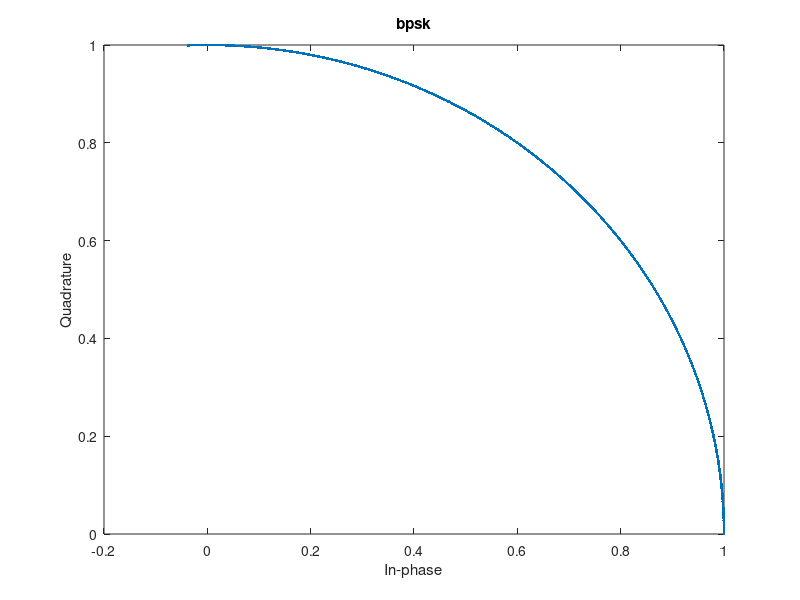
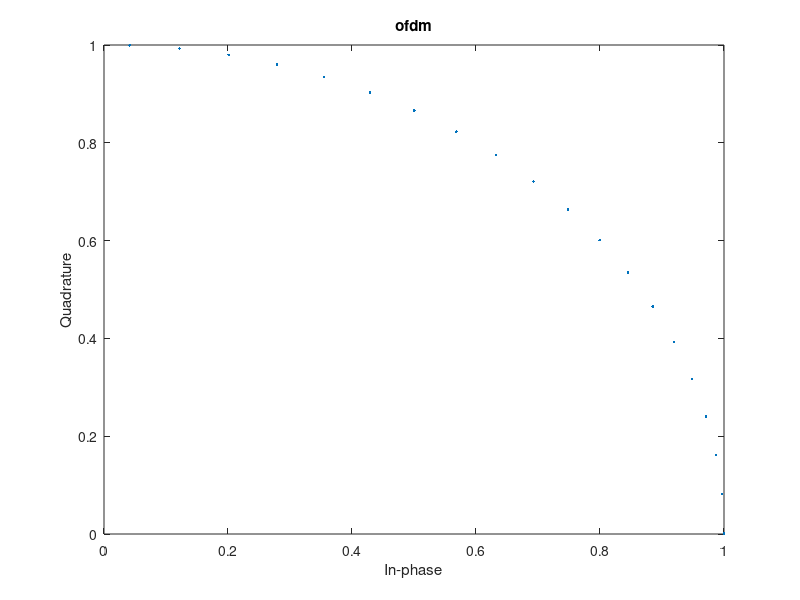

MATLAB code for these plots, in order:
%%
% 

Fd = 10 * 10^6;
N_sample = 20 * 64;
deltaF = 2000; % Гц

bpsk_data = ones(1, N_sample);


freq_offset = exp(1i * 2 * pi * deltaF * (1 : N_sample) / Fd);
bpsk_data_freq_offset = bpsk_data .* freq_offset;

scatterplot(bpsk_data_freq_offset);
title('bpsk');


tx_bpsk_sym = ones(1, N_sample);
tx_ofdm_sym = reshape(tx_bpsk_sym, 64, N_sample/64);
tx_ofdm_sym = ifft(tx_ofdm_sym, 64);
tx_ofdm_sym = reshape(tx_ofdm_sym, 1, N_sample);

tx_ofdm_sym_freq_offset = tx_ofdm_sym .* freq_offset;
tx_ofdm_sym_freq_offset = reshape(tx_ofdm_sym_freq_offset, 64, N_sample/64);
tx_ofdm_sym_freq_offset = fft(tx_ofdm_sym_freq_offset, 64);
tx_ofdm_sym_freq_offset = reshape(tx_ofdm_sym_freq_offset, 1, N_sample);

scatterplot(tx_ofdm_sym_freq_offset);
title('ofdm')